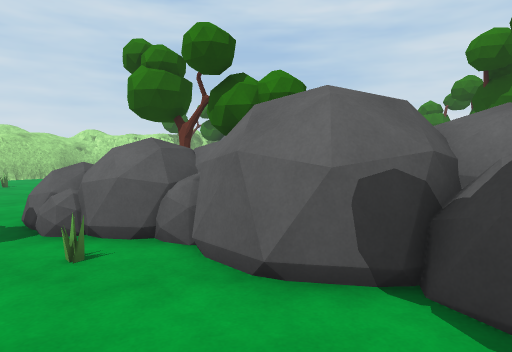
view 1 (above)

24 first-person views from a walk through a scene from a Unity 3-D project. The camera is 1.5 m above the floor, tilts 4° down and sees 75° across. The floor is counted in squares, 1 m on a side. Each view is taken from the middle of a square. On the plan, view 1 faces up. The plan holds only what a view shows up to about 15 squares ahead; the rest is blank. The place goes on beyond the plan. The player is left out. Surface patterns are stand-ins for the level's own textures.

view 2
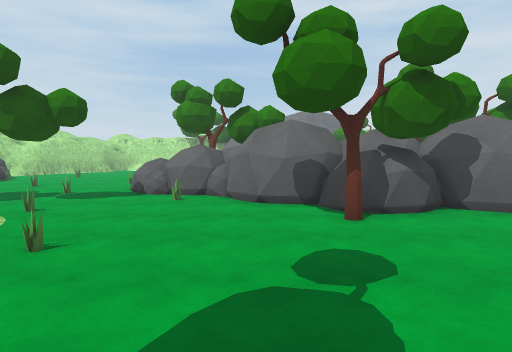

view 3
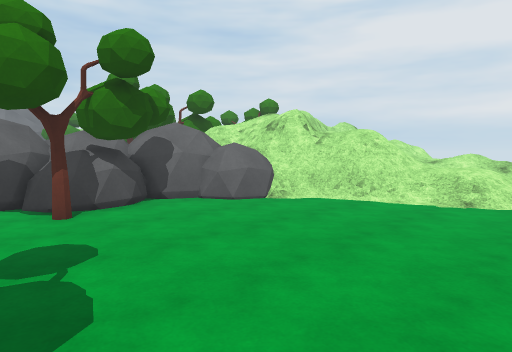

view 4
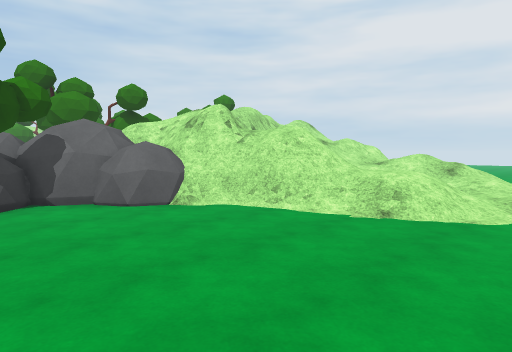

view 5
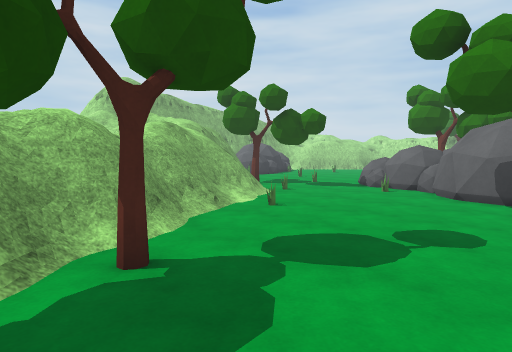

view 6
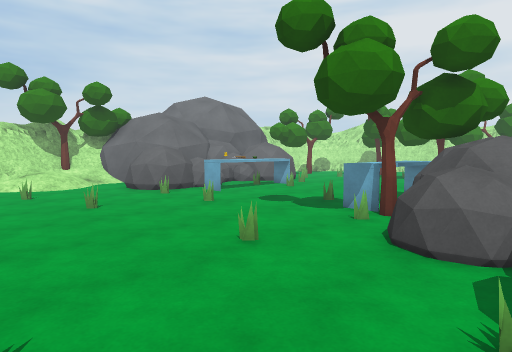

view 7
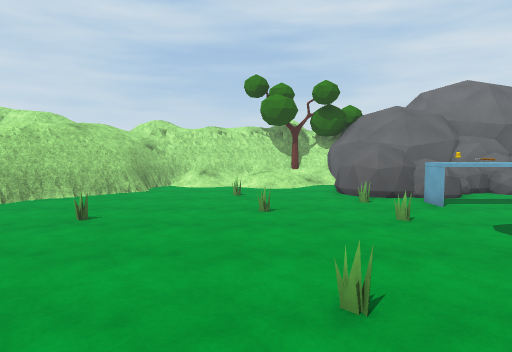

view 8
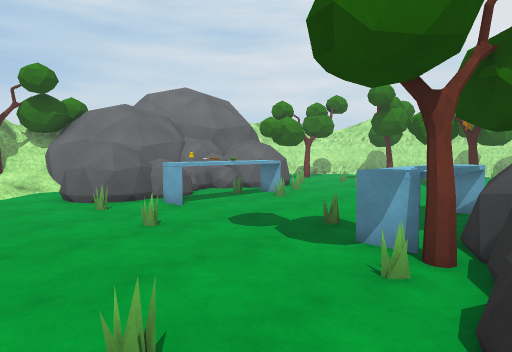

view 9
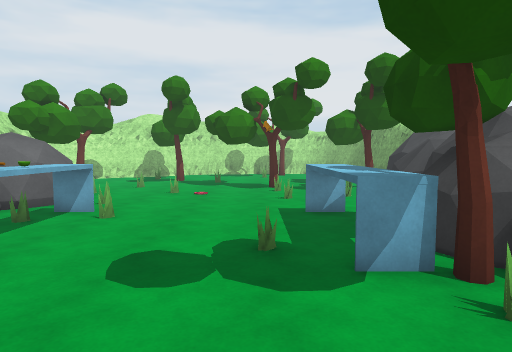

view 10
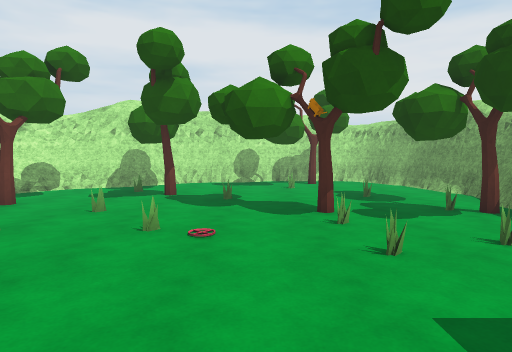

view 11
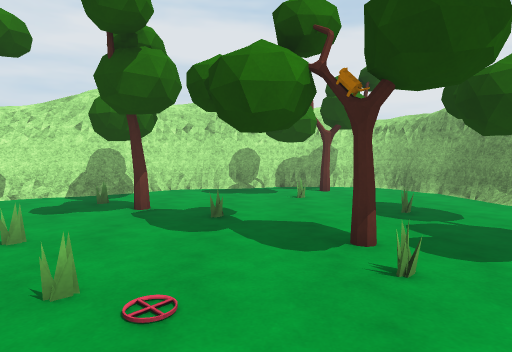

view 12
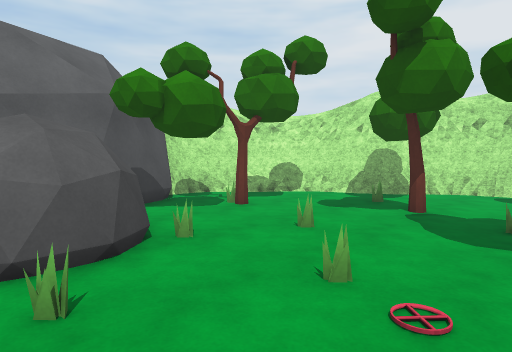

view 13
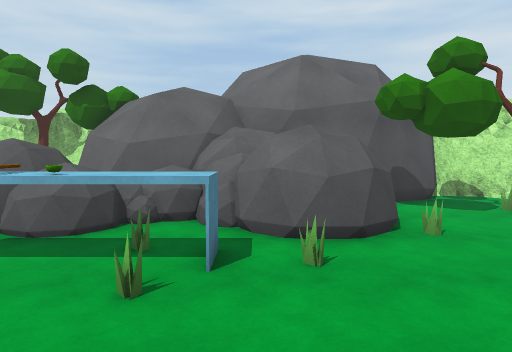

view 14
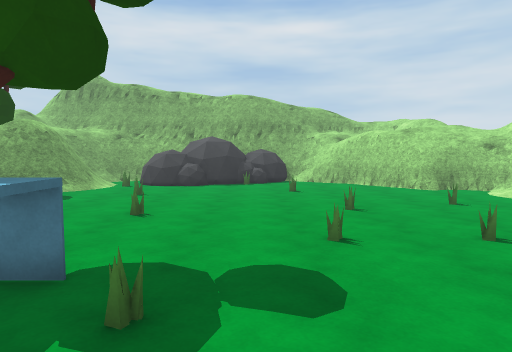

view 15
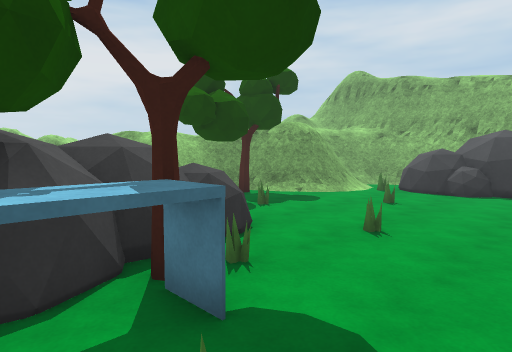

view 16
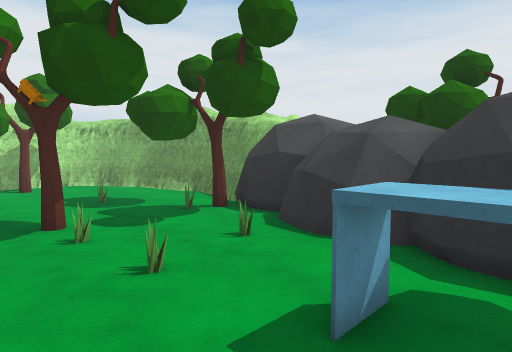

view 17
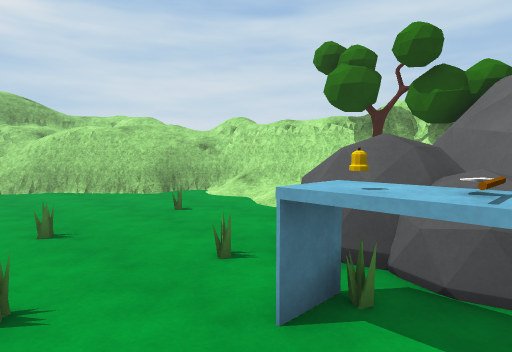

view 18
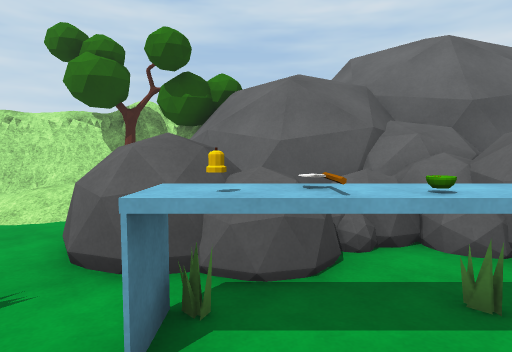

view 19
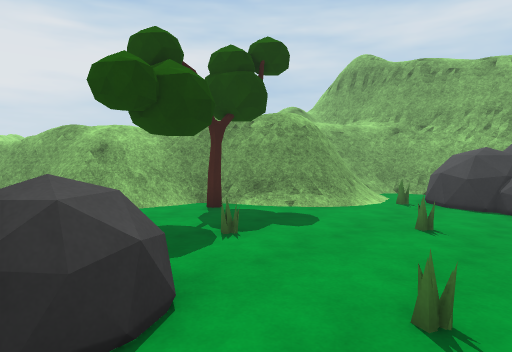

view 20
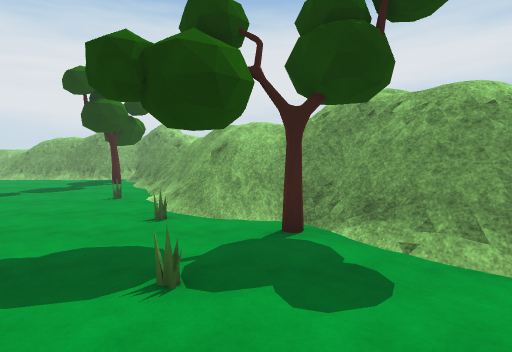

view 21
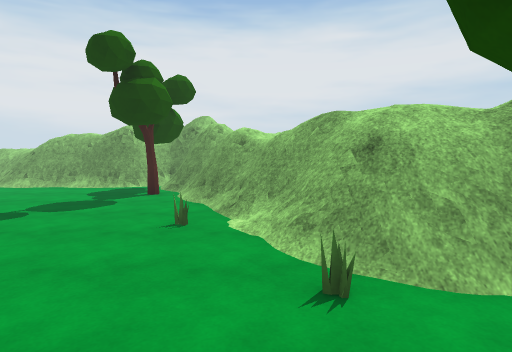

view 22
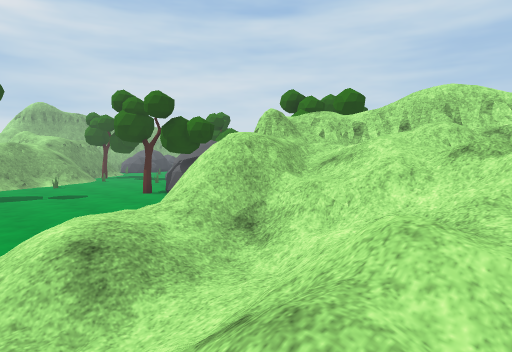

view 23
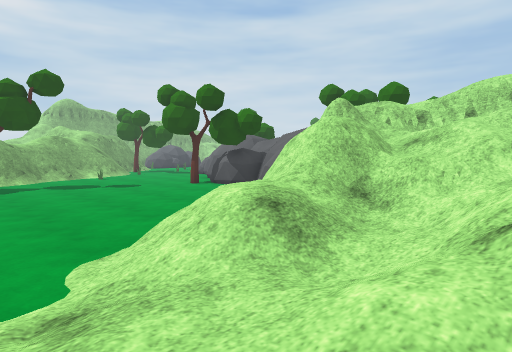

view 24
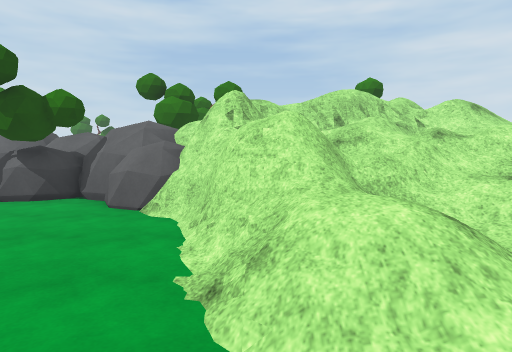

### Floor plan
Key: @ floor where view 1 was taken; # wall or solid block; . main floor; : floor 0.25 m higher than the main floor; + floor 1.25 m higher than the main floor; * floor 3 m higher than the main floor; % floor 3.25 m higher than the main floor; / step, stairs or slope; = window, fence, low wall or low ledge; ^ raised ledge; v drop or lower ground; T tree; A table; B bush; H thing the floor can be seen under or through; O other object.
Columns run from 13 left of view 1 to 17 right of it. Each row starts with its distance up from view 1.
 25      .#####
 24 ..####=/T/#           ####
 23 .#=//:////##         ##.####
 22 .#=//////..##  #######...=###
 21 .#....//..  #####O  ...O..=##
 20 ##.......O OOBBBOO  ...T...###
 19 #....O...OOOOBBOOOOO........##
 18 ..........OOOO..OOOO......O.##
 17 .........O.AAAAA.....O.......##
 16 ...........AAAAA.O.......T....#
 15 ......O........O...O..........#
 14 ..O......O..............O.....#
 13 ..............................#
 12 ............O..................
 11 ...........AAAAA..O.OT.....O...
 10 O......O..OTAAAA.............T.
  9 O..O.......T## ...O.....O......
  8 O.......OOOO####.==...O........
  7 O.......OOOO#  ######T.......##
  6 ==....O..OOO#  ## #####=...###v
  5   HH......O.########  ####### /
  4   HHT........#######  ## ##=#%v
  3   .HH..O.......=#######=%====/=
  2    ##=O........T==..###*=#/////
  1    .#O==.......T....####=//////
  0     ..^#/....@........^v///////
 -1      ..#/.O............#///////
 -2       .##..............#v/////+
 -3       ..#/............./=//////
 -4        ..=/.............///////
 -5         ###.............///////
 -6          ##.T...........///////
 -7          ###..............///
 -8           ##T........   ..:: .

Where each view was taken, in squares from view 1:
view 1: 0 up, 0 right, facing up
view 2: 6 down, 0 right, facing up
view 3: 7 down, 0 right, facing up-right
view 4: 8 down, 3 right, facing up-right
view 5: 8 down, 3 right, facing up-left
view 6: 6 up, 10 left, facing up-right
view 7: 7 up, 7 left, facing up
view 8: 8 up, 7 left, facing up-right
view 9: 12 up, 6 left, facing right
view 10: 13 up, 0 right, facing right
view 11: 13 up, 3 right, facing right
view 12: 13 up, 3 right, facing up-right
view 13: 12 up, 3 right, facing up
view 14: 13 up, 2 right, facing left
view 15: 13 up, 0 right, facing down-left
view 16: 13 up, 1 right, facing down-right
view 17: 14 up, 0 right, facing up-left
view 18: 14 up, 1 left, facing up
view 19: 11 up, 3 left, facing down-left
view 20: 10 up, 8 left, facing down
view 21: 6 up, 5 left, facing down
view 22: 6 down, 17 right, facing up-left
view 23: 8 down, 16 right, facing up-left
view 24: 8 down, 11 right, facing up
